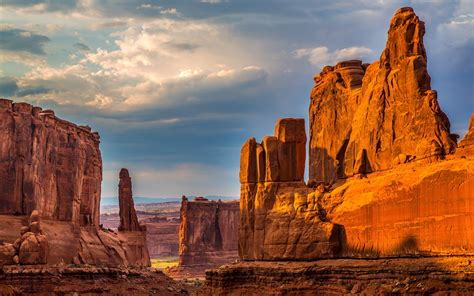
#> input picture examples/rock_canyon.jpg, 474 x 296 px
$ python driver.py
#> lines starting #> are read from the running program, lines starting #| are printed output that depends on the picture
import numpy as np

# 1. Create an array of ones with 3 rows and 5 columns
arr1 = np.ones((3, 5))
print("1. Array of ones (3x5):\n", arr1, "\n")

# 2. Produce an array of NaN with 6 rows and 3 columns
arr2 = np.full((6, 3), np.nan)
print("2. Array of NaN (6x3):\n", arr2, "\n")

# 3. Create a column vector of odd numbers between 44 and 75
# Odd numbers: 45, 47, 49, ..., 75
odd_col = np.arange(45, 76, 2).reshape(-1, 1)
print("3. Column vector of odd numbers between 44 and 75:\n", odd_col, "\n")

# 4. Find the sum of the vector produced in #3
odd_sum = np.sum(odd_col)
print("4. Sum of the odd number column vector:", odd_sum, "\n")

# 5. Produce the array A
A = np.array([[5, 7, 2],
              [1, -2, 3],
              [4, 4, 4]])
print("5. Array A:\n", A, "\n")

# 6. Using a single command, produce the array B (identity matrix)
B = np.eye(3, dtype=int)
print("6. Array B:\n", B, "\n")

# 7. Element-wise multiplication of A and B
elem_mult = A * B
print("7. Element-wise multiplication A * B:\n", elem_mult, "\n")

# 8. Dot product (matrix multiplication) of A and B
dot_prod = A @ B
print("8. Dot product (A @ B):\n", dot_prod, "\n")

# 9. Cross product of A and B
# Note: cross product is applied row-wise for 3D vectors
cross_prod = np.cross(A, B)
print("9. Cross product of A and B (row-wise):\n", cross_prod)


#5 Working with matplotlib for visualization

import numpy as np
import matplotlib.pyplot as plt
from PIL import Image

# -------------------------------------------------
# 10. Load the image
# -------------------------------------------------
img = np.asarray(Image.open("rock_canyon.jpg"))
#> img is the input picture: shape (296, 474, 3); mean R, G, B 140.6, 100.4, 81.3
print("10. Original image shape:", img.shape)
#| 10. Original image shape: (296, 474, 3)

# -------------------------------------------------
# 11. Plot the image
# -------------------------------------------------
plt.figure()
plt.imshow(img)
plt.axis("off")
plt.title("rock_canyon.jpg")
plt.show()

# -------------------------------------------------
# 12. Re-open the image in grayscale
# -------------------------------------------------
gray_img = np.asarray(Image.open("rock_canyon.jpg").convert("L"))
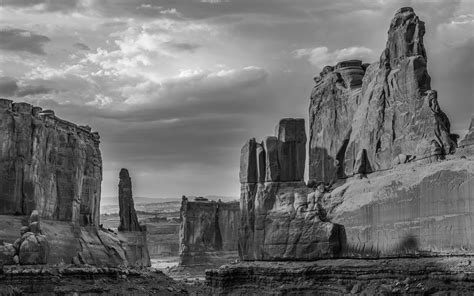
#> gray_img: shape (296, 474); min 3, max 250, mean 110.2
print("12. Grayscale image shape:", gray_img.shape)
#| 12. Grayscale image shape: (296, 474)

plt.figure()
plt.imshow(gray_img, cmap="gray")
plt.axis("off")
plt.title("rock_canyon.jpg (Grayscale)")
plt.show()

# -------------------------------------------------
# 13. Crop a smaller grayscale image (pinnacle area)
#    Use fractions of the image size so it never
#    goes out of bounds.
# -------------------------------------------------
h, w = gray_img.shape
#> h = 296; w = 474
print("Image height:", h, "Image width:", w)
#| Image height: 296 Image width: 474

# Crop roughly middle-left region
row_start = int(0.25 * h)
#> row_start = 74
row_end   = int(0.75 * h)
#> row_end = 222
col_start = int(0.05 * w)
#> col_start = 23
col_end   = int(0.35 * w)
#> col_end = 165

small_gray_image = gray_img[row_start:row_end, col_start:col_end]
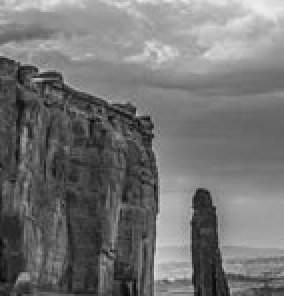
#> small_gray_image: shape (148, 142) (shown 2 times larger); min 7, max 236, mean 114.6
print("13. Small grayscale image shape:", small_gray_image.shape)
#| 13. Small grayscale image shape: (148, 142)

plt.figure()
plt.imshow(small_gray_image, cmap="gray")
plt.axis("off")
plt.title("Small Grayscale Image (Pinnacle Area)")
plt.show()

# -------------------------------------------------
# 14. RGB summaries
# -------------------------------------------------
# Separate channels
R = img[:, :, 0]
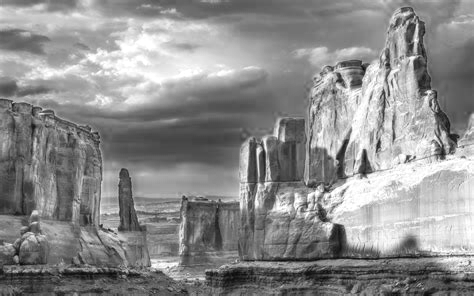
#> R: shape (296, 474); min 10, max 255, mean 140.6
G = img[:, :, 1]
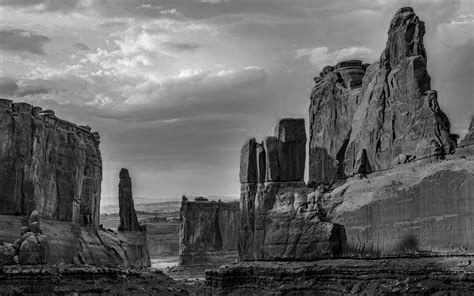
#> G: shape (296, 474); min 0, max 253, mean 100.4
B = img[:, :, 2]
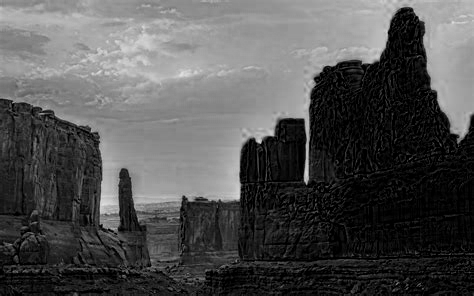
#> B: shape (296, 474); min 0, max 224, mean 81.3

# Means along y-direction (collapse rows → function of x)
R_mean_x = np.mean(R, axis=0)
#> R_mean_x = 474 values, max 188.6 at index 374, min 106.1 at index 253, mean 140.6
G_mean_x = np.mean(G, axis=0)
#> G_mean_x = 474 values, max 139.2 at index 103, min 67.85 at index 419, mean 100.4
B_mean_x = np.mean(B, axis=0)
#> B_mean_x = 474 values, max 133.3 at index 103, min 11.77 at index 403, mean 81.33
RGB_mean_x = np.mean(img, axis=(0, 2))
#> RGB_mean_x = 474 values, max 141.7 at index 103, min 78.56 at index 419, mean 107.4

# Means along x-direction (collapse columns → function of y)
R_mean_y = np.mean(R, axis=1)
#> R_mean_y = 296 values, max 187.3 at index 71, min 64.37 at index 273, mean 140.6
G_mean_y = np.mean(G, axis=1)
#> G_mean_y = 296 values, max 161.2 at index 57, min 25.13 at index 274, mean 100.4
B_mean_y = np.mean(B, axis=1)
#> B_mean_y = 296 values, max 158.9 at index 0, min 14.89 at index 274, mean 81.33
RGB_mean_y = np.mean(img, axis=(1, 2))
#> RGB_mean_y = 296 values, max 163 at index 57, min 35.16 at index 274, mean 107.4

# -------------------------------------------------
# 15. Make subplots with labels, titles, legends
# -------------------------------------------------
plt.figure(figsize=(12, 6))

# (i) Mean colour vs x-coordinate
plt.subplot(1, 2, 1)
plt.plot(R_mean_x, color="red", label="Red")
plt.plot(G_mean_x, color="green", label="Green")
plt.plot(B_mean_x, color="blue", label="Blue")
plt.plot(RGB_mean_x, color="black", linewidth=2, label="Mean RGB")
plt.xlabel("X coordinate (pixels)")
plt.ylabel("Mean colour value")
plt.title("Mean Colour vs X Coordinate")
plt.legend()

# (ii) Mean colour vs y-coordinate
plt.subplot(1, 2, 2)
plt.plot(R_mean_y, color="red", label="Red")
plt.plot(G_mean_y, color="green", label="Green")
plt.plot(B_mean_y, color="blue", label="Blue")
plt.plot(RGB_mean_y, color="black", linewidth=2, label="Mean RGB")
plt.xlabel("Y coordinate (pixels)")
plt.ylabel("Mean colour value")
plt.title("Mean Colour vs Y Coordinate")
plt.legend()

plt.tight_layout()

# -------------------------------------------------
# 16. Save the figure
# -------------------------------------------------
plt.savefig("rock_canyon_RGB_summary.png")
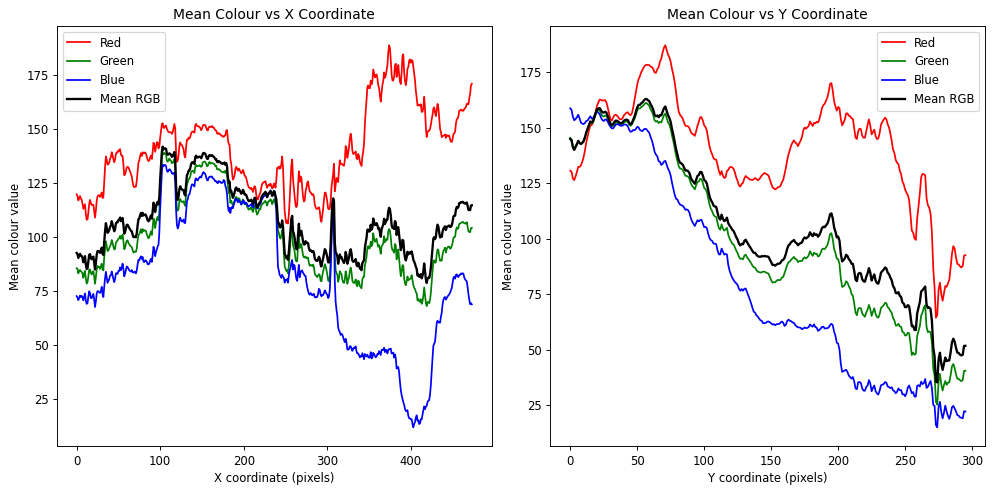
#> figure drawn by matplotlib, 2 panels; panel 1: curve peaks at x = 374, y = 188.6; panel 1: curve peaks at x = 103, y = 139.2; panel 1: curve peaks at x = 103, y = 133.3; panel 2: curve peaks at x = 71, y = 187.3
print("16. Saved rock_canyon_RGB_summary.png")

plt.show()
